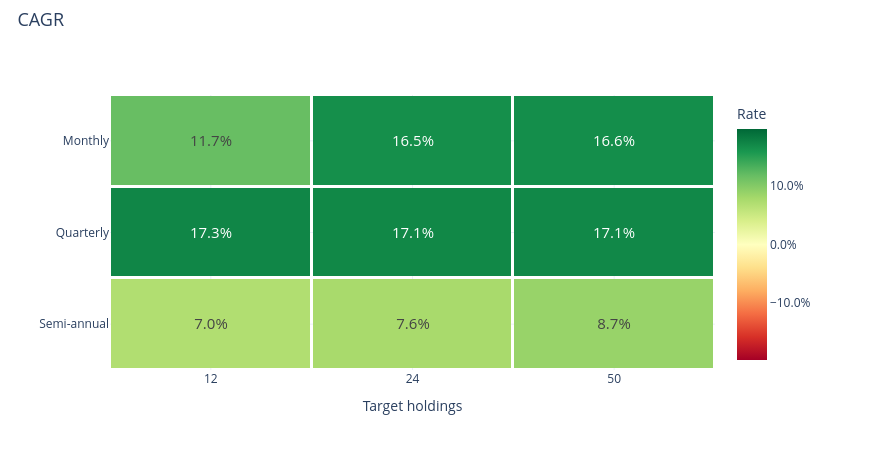

Notebook code cell kept with this figure:
### Markdown cell above
### CAGR

### Code cell
research.heatmap('cagr')

### Figure 1 — Plotly figure (JSON) as saved in the notebook; plotly's stock layout.template omitted (floating-point values rounded to 4 significant figures)
{"data": [{"colorbar": {"tickformat": ".1%", "title": {"text": "Rate"}}, "colorscale": [[0.0, "rgb(165,0,38)"], [0.1, "rgb(215,48,39)"], [0.2, "rgb(244,109,67)"], [0.3, "rgb(253,174,97)"], [0.4, "rgb(254,224,139)"], [0.5, "rgb(255,255,191)"], [0.6, "rgb(217,239,139)"], [0.7, "rgb(166,217,106)"], [0.8, "rgb(102,189,99)"], [0.9, "rgb(26,152,80)"], [1.0, "rgb(0,104,55)"]], "text": [["11.7%", "16.5%", "16.6%"], ["17.3%", "17.1%", "17.1%"], ["7.0%", "7.6%", "8.7%"]], "textfont": {"size": 15}, "texttemplate": "%{text}", "type": "heatmap", "x": ["12", "24", "50"], "xgap": 3, "y": ["Monthly", "Quarterly", "Semi-annual"], "ygap": 3, "z": [[0.1168, 0.165, 0.1662], [0.1725, 0.1712, 0.1709], [0.07003, 0.07649, 0.0872]], "zmax": 0.1971, "zmid": 0.0, "zmin": -0.1971}], "layout": {"height": 450, "hovermode": "closest", "legend": {"font": {"size": 12}, "itemclick": "toggle", "itemdoubleclick": "toggleothers", "x": 1.025, "y": 1}, "margin": {"b": 80, "l": 110, "r": 155, "t": 95}, "title": {"font": {"size": 18}, "text": "CAGR", "x": 0.02, "y": 0.97}, "width": 870, "xaxis": {"title": {"text": "Target holdings"}}, "yaxis": {"autorange": "reversed"}}}
